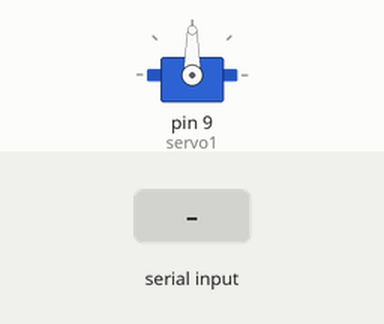
This sketch was run on a simulated Arduino Uno, built with avr-gcc and run on an emulated ATmega328P. On the bench: servo. Inputs (shaded band) come from the test bench.

Above: at 1.2 s.
1.3 s: "s" received over Serial
At 2.1 s:
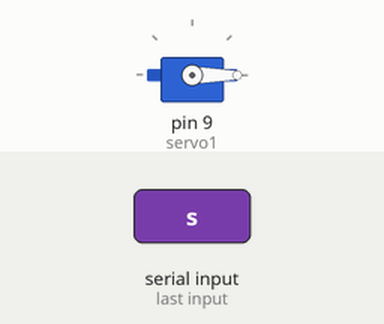
2.8 s: "a" received over Serial
At 3.3 s:
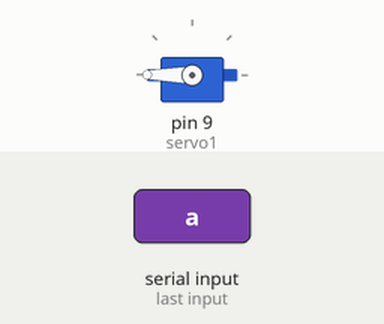
4.3 s: "d" received over Serial
At 5.6 s:
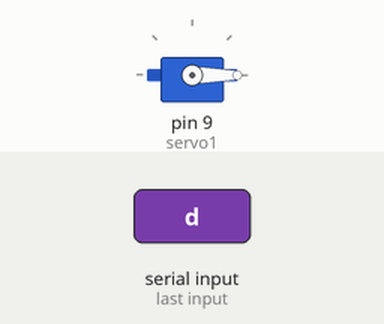
Timing chart, 0 to 7.3 s (numbered marks = the images above; inputs shaded):
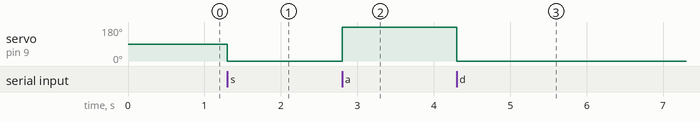

The sketch:

Controllo_servomotore.ino
```cpp
// CONTROLLO DI UN SERVOMOTORE (Aliverti - video n.35)
/*
Contenuti
- Ciclo if
- Comando da seriale
*/

// importo libreria servomotori
//https://www.arduino.cc/reference/en/libraries/servo/
#include <Servo.h>

// definizione variabili
char comando;

// Creo un oggetto di tipo Servo (simile alla definizione di una variabile)
Servo servo1;

void setup() {
// abilito la seriale
Serial.begin(9600);
// definisco il pin a cui è attaccato il servomotore
  servo1.attach(9);

}

void loop() {
// scrivo i valori letti dalla seriale
  comando = Serial.read();

// leggo il comando da seriale e imposto i gradi da 0 a 180
  if (comando == 's') {
  servo1.write(0);
  delay(300);
  }
  if (comando == 'a') {
  servo1.write(180);
  delay(300);
  }
  if (comando == 'd') {
  servo1.write(-180);
  delay(300);
  }
}
```

Measured:
- after the input at 1.3 s, servo on pin 9 (servo1): 90° → 0° at once
- after the input at 2.8 s, servo on pin 9 (servo1): 0° → 180° at once
- after the input at 4.3 s, servo on pin 9 (servo1): 180° → 0° at once
